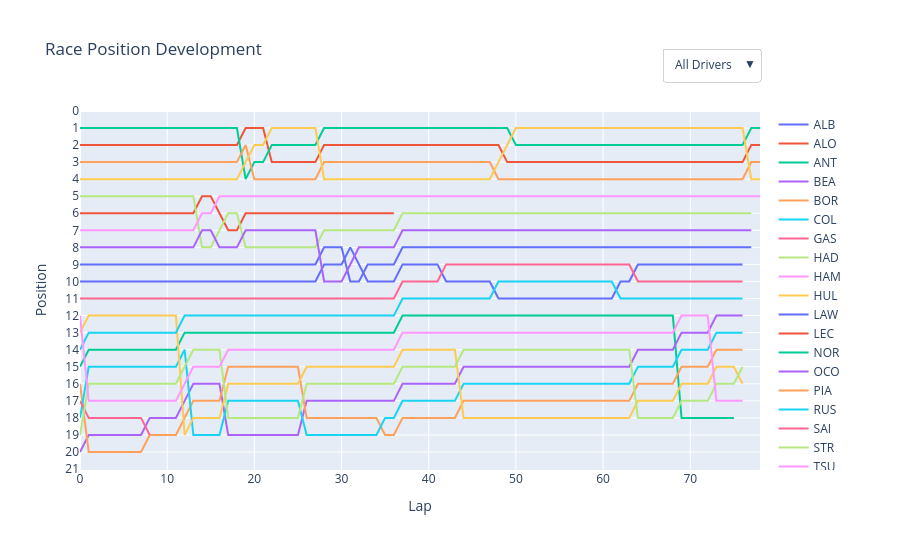

Notebook code for this chart:
### Markdown cell above
Graph is not very readable, although user can choose which drivers he want to not look at in legend. But I want the reversed: I want to decide on which drivers I want to look at.

### Code cell
drivers = [trace.name for trace in fig_pos.data]

buttons = [dict(label="All Drivers", method="restyle", args=[{"opacity": [0.85] * len(drivers), "line.width": [2] * len(drivers)}])]

for selected in drivers:
    opacity = [1 if driver == selected else 0.5 for driver in drivers]
    width = [3 if driver == selected else 1.5 for driver in drivers]

    buttons.append(dict(label=selected, method="restyle", args=[{"opacity": opacity, "line.width": width}]))

# using AI

fig_pos.update_layout(
    updatemenus=[dict(
        buttons=buttons,
        direction="down",
        x=1, xanchor="right",
        y=1.08, yanchor="bottom",
        bgcolor="white",
        bordercolor="lightgray",
        showactive=True
    )],
    margin=dict(t=110, r=140),
    hovermode="closest"
)

fig_pos.show()
